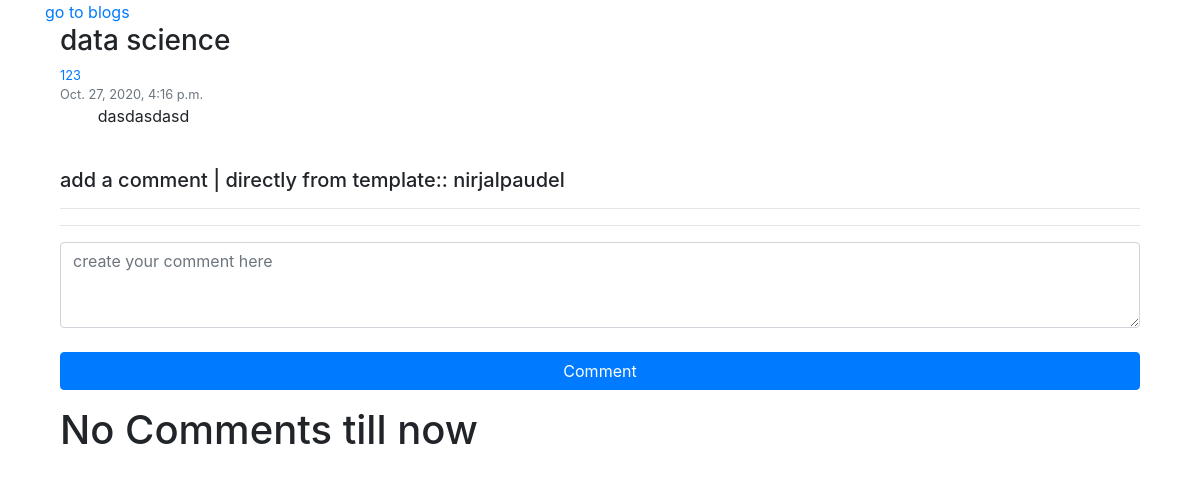
/view_blog/10 (signed in), run on an earlier commit of the app's database.
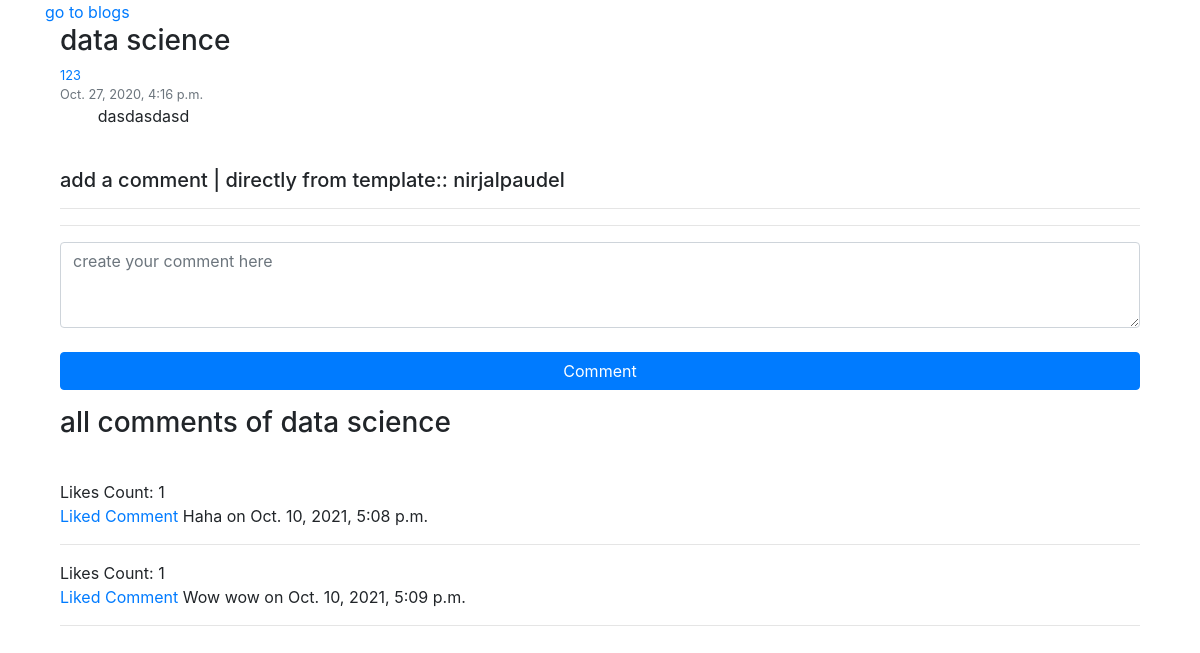
And on a later commit of the database.
### home/models.py (models this page shows, shortened)
class Blog(models.Model):
    aurthor = models.ForeignKey(User , null=True , on_delete=models.CASCADE)
    title = models.CharField(max_length=20)
    content = models.TextField()
    time = models.DateTimeField(auto_now_add=True)
    def __str__(self):
        return (self.title)

class Comment(models.Model):
    post = models.ForeignKey(Blog, null=True ,blank=True, related_name='comments', on_delete=models.CASCADE)
    name = models.ForeignKey(User, on_delete=models.CASCADE, null=True, blank=True)
    content = models.TextField(null=True,blank=True)
    date_added = models.DateTimeField(auto_now_add=True)
    like = models.ManyToManyField(User , related_name='likes')

### home/views.py (the view, shortened to what this page needs)
# urls.py: path('view_blog/<int:pk_second>', views.view_blog, name='view_blog'),
def view_blog(request, pk_second):
    if request.user.is_anonymous:
        return redirect("login")
    else:
        blog = Blog.objects.get(pk=pk_second)
        users = User.objects.all()
        commenty = blog.comments.annotate(
            count=Count('like')).order_by('-count')
        form = Comments(initial={'post': blog})
        context = {'blog': blog, 'commenty': commenty,
                   'form': form}
        return render(request, 'view_blog.html', context )

### home/forms.py
class Comments(forms.ModelForm):
    class Meta:
        model = Comment
        fields = ('post','content')
        widgets={
        'post' : forms.Select(attrs={'class':'form-control' ,'placeholder':' Name'}),
        'content' : forms.Textarea(attrs={'class':'form-control' , 'rows' : 3 ,'placeholder':'create your comment here'}),
        }

### templates/view_blog.html (shortened to what this page needs)
<html>
<head>
    <link rel="stylesheet" href="https://stackpath.bootstrapcdn.com/bootstrap/4.5.2/css/bootstrap.min.css"
>
</head>
<body class='container'>
    <a href="/blogs"> go to blogs</a>
    <div class="container">
        <h3>{{blog.title}}</h3>
        <small class="text-muted">
            <a href='{% url "user_profile" blog.aurthor.id %}'>
                {{blog.aurthor.username}}
            </a>
            <br />
            {{blog.time}}
        </small>
        <p style="white-space:pre-wrap;text-indent: 1cm;">{{blog.content}} </p>
        <br>
        <h5>
            add a comment {{aurthor}} | directly from template:: {{user}}
        </h5>
        <form method="POST">
            <hr>
            <hr>
            {{form.content}}
            <br>
            <button value="submit" type='submit' class="btn btn-primary btn-block">Comment </button>
        </form>
        {% if commenty %}
        <h3>
            all comments of {{blog.title}}
        </h3>
        <br>
        {% for comment in commenty %}
        {%if comment.name %}
        Likes Count: {{comment.like.all | length}} <br>
        {%if request.user in comment.like.all %}
        <a href="#">Liked Comment</a>
        {%else %}
        <a href="{{blog.pk}}/like/{{comment.pk}}">Like Comment</a>
        {%endif %}
        {%else %}
        <h4>Guest </h4>
        {%endif %}
        {{ comment.content }}
        on
        {{ comment.date_added }}
        <hr>
        {% endfor %}
        {% else %}
        <h1>
            No Comments till now
        </h1>
        {% endif %}
    </div>
</body>
</html>

What changed in the data, as far as the page shows it:
shown differently, row unchanged: Blog "data science": title (not shown) → "data science"
added Comment: like.all|length "1", shows "Liked Comment", content "Haha", date_added "Oct. 10, 2021, 5:08 p.m."
added Comment: like.all|length "1", shows "Liked Comment", content "Wow wow", date_added "Oct. 10, 2021, 5:09 p.m."
Also different on the page:
text no longer shown: "No Comments till now"
text now shown: "all comments of"
